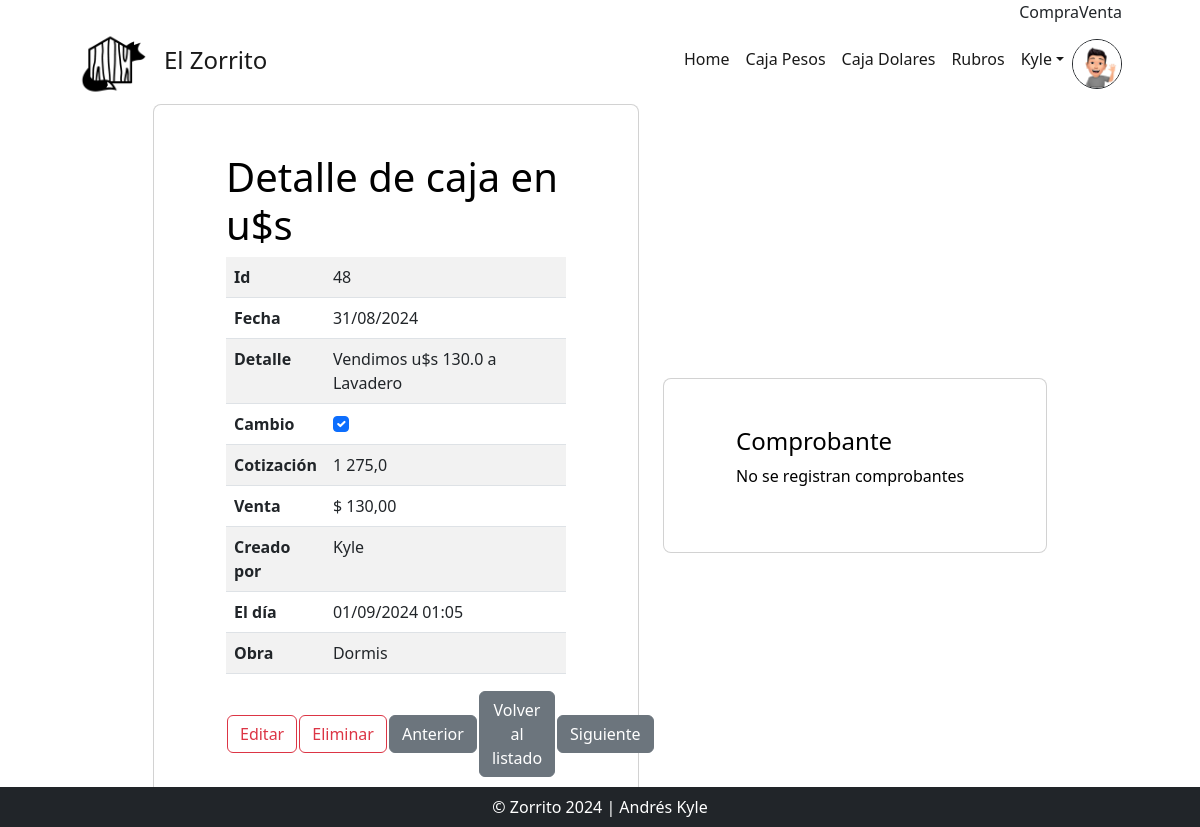
The page /dolares_detail/48/ (signed in) on the database its author committed.
### users/models.py (models this page shows, shortened)
class Imagen(models.Model):
    user = models.OneToOneField(User, on_delete=models.CASCADE, null=True)
    imagen = models.ImageField(upload_to='avatares', null=True, blank = True)

### AppZorro/models.py (models this page shows)
class CajaDolares(models.Model):
    fecha = models.DateField(default=date.today)
    detalle = models.CharField(max_length=60)
    es_cambio = models.BooleanField(default=True)
    ingreso = models.FloatField(default=0)
    egreso = models.FloatField(default=0)
    cotiza = models.FloatField(default=DolarBlue.compra())
    obra = models.ForeignKey(Obra, null=True, on_delete=models.RESTRICT)
    autor = models.ForeignKey(settings.AUTH_USER_MODEL, on_delete=models.RESTRICT, null=True, blank=True, editable=False)
    action_time = models.DateTimeField(auto_now=True, editable=False)
    conecta = models.OneToOneField(CajaPesos, null=True, blank=True, on_delete=models.CASCADE)

class Obra(models.Model):
    fecha_inicio = models.DateField(default=date.today)
    nombre = models.CharField(max_length=30)
    m2_cubiertos = models.FloatField(default=0.00)
    m2_semicubiertos = models.FloatField(default=0.00)
    m2_total = models.FloatField(default=0.00, editable=False)
    dias_estimados = models.IntegerField(default=30)
    dias_final = models.IntegerField(default=0)
    presupuesto_inicial = models.FloatField()
    costo_final = models.FloatField()
    ganancia = models.FloatField()
    def __str__(self) -> str:
        return self.nombre

### AppZorro/views.py (the view)
# urls.py: path("dolares_detail/<int:pk>/", views.DolaresDetailView.as_view(), name="DetalleDolar"),
class DolaresDetailView(LoginRequiredMixin, DetailView):
    model = CajaDolares
    def get(self, request, *args, **kwargs):
        self.object = self.get_object()
        context = self.get_context_data(object=self.object)
        id_actual = self.object.id
        objetos_ordenados = list(CajaDolares.objects.order_by('id'))
        min = objetos_ordenados[0]
        max = objetos_ordenados[-1]
        min = min.id
        max = max.id
        if self.object.id == min:
            previo = min
        else:
            previo = objetos_ordenados[objetos_ordenados.index(self.object)-1]
            previo = previo.id
        if self.object.id == max:
            siguiente = max
        else:
            siguiente = CajaDolares.objects.filter(id__gt=id_actual).order_by('id').first()
            siguiente = siguiente.id
        context['siguiente'] = siguiente
        context['previo'] = previo
        return self.render_to_response(context)

### AppZorro/templates/AppZorro/CajaDolares_detail.html (shortened to what this page needs)
{% extends 'AppZorro/base.html' %}
{% load static %}
{% block main %}
<div id="todo" class="row d-flex justify-content-center align-items-center">
  <div class="col-xl-5">
      <div class="card rounded-3 text-black">
          <div class="card-body p-md-5 mx-md-4">
              <h3 class="display-6">Detalle de caja en u$s</h3>
                  <table class="table table-striped ">
                        <tr>
                          <th width="20%">Id</th>
                          <td>{{ object.id }}</td>
                        </tr>
                        <tr>
                          <th width="20%">Fecha</th>
                          <td>{{ object.fecha|date:"d/m/Y" }}</td>
                        </tr>
                        <tr>
                          <th width="20%">Detalle</th>
                          <td>{{ object.detalle }}</td>
                        </tr>
                        <tr>
                          <th width="20%">Cambio</th>
                          {% if object.es_cambio == True %}
                          <td><input class="form-check-input" type="checkbox" value="" id="defaultCheck1" checked></td>
                          {% else %}
                          <td><input class="form-check-input" type="checkbox" value="" id="defaultCheck1" disabled></td>
                          {% endif %}
                        </tr>
                        {% if object.es_cambio == True %}
                        <tr>
                          <th width="20%">Cotización</th>
                          <td>{{ object.cotiza }}</td>
                        </tr>
                        {% endif %}
                        <tr>
                          {% if object.egreso > 0 %}
                          <th width="20%">Venta</th>
                          <td>$ {{ object.egreso|floatformat:"2g" }}</td>
                          {% endif %}
                        </tr>
                        <tr>
                          <th width="20%">Creado por</th>
                          <td>{{ object.autor }}</td>
                        </tr>
                        <tr>
                          <th width="20%">El día</th>
                          <td>{{ object.action_time|date:'d/m/Y H:i' }}</td>
                        </tr>
                        <tr>
                          <th width="20%">Obra</th>
                          <td>{{ object.obra }}</td>
                        </tr>
                  </table>
                  <table>
                      <tr>
                        <td><a type="button" class="btn btn-outline-danger" href="{% url 'EditarDolares' object.id %}">Editar</a></td>
                        <td><a type="button" class="btn btn-outline-danger" href="{% url 'DolaresDelete' object.id %}">Eliminar</a></td>
                        <td><a type="button" class="btn btn-secondary btn-me" href="{% url 'DetalleDolar' previo %}">Anterior</a></td>
                        <td><a type="button"  class="btn btn-secondary btn-me" href="{% url 'Dolares' %}">Volver al listado</a></td>
                        <td><a type="button" class="btn btn-secondary btn-me" href="{% url 'DetalleDolar' siguiente %}">Siguiente</a></td>
                      </tr>
                  </table>
              </div>
          </div>
      </div>
      <div class="col-xl-4">
          <div class="card rounded-3 text-black">
              <div class="card-body p-md-5 mx-md-4">
                  <h4 >Comprobante</h4>
                  {% if object.comprobante %}
                      <img src="{{object.comprobante.url}}" alt="" class="img-fluid">
                  {% else %}
                      <p>No se registran comprobantes</p>
                  {% endif %}
              </div>
          </div>
      </div>
  </div>
{% endblock main %}

### AppZorro/templates/AppZorro/base.html (shortened to what this page needs)
<!DOCTYPE html>
{% load static %}
<html lang="es">
    <head>
        <link href="https://cdn.jsdelivr.net/npm/bootstrap-icons@1.4.1/font/bootstrap-icons.css" rel="stylesheet" />
        <link href="{% static 'AppZorro/css/styles.css' %}" rel="stylesheet" />
    </head>
    <body class="h-100 bg-white ">
        <nav class="navbar navbar-expand-md p-0 navbar-success">
            <div class="container px-lg-5">
                <div class="collapse navbar-collapse" id="navbarSupportedContent">
                    <ul class="navbar-nav ms-auto mb-0 mb-lg-0">
                        <li class="nav-item">Compra {{dolar_compra}} </li>
                        <li class="nav-item">Venta {{dolar_venta}}</li>
                    </ul>
                </div>
            </div>
        </nav>
        <nav class="navbar navbar-expand-xl p-0 navbar-light navbar-gradient">
            <div class="container px-lg-5">
                <th><a class="navbar-brand" href="{% url 'Inicio' %}"><img src="{% static 'AppZorro/assets/img/logo.png' %}" alt="" height="70px"></a></th><a class="navbar-brand" href="{% url 'Inicio' %}"><h4 class="">El Zorrito</h4></a>
                <div class="collapse navbar-collapse" id="navbarSupportedContent">
                    <ul class="navbar-nav ms-auto mb-2 mb-lg-0">
                        <li class="nav-item"><a class="nav-link active" aria-current="page" href="{% url 'Inicio' %}">Home</a></li>
                        <li class="nav-item"><a class="nav-link active" aria-current="page" href="{% url 'Movimientos' %}">Caja Pesos</a></li>
                        <li class="nav-item"><a class="nav-link active" aria-current="page" href="{% url 'Dolares' %}">Caja Dolares</a></li>
                        <li class="nav-item"><a class="nav-link active" aria-current="page" href="{% url 'Rubros' %}">Rubros</a></li>
                        {% if request.user.is_authenticated %}
                            <li class="nav-item dropdown">
                            <a class="nav-link active dropdown-toggle" href="#" id="navbarDropdownMenuLink" data-bs-toggle="dropdown" aria-haspopup="true" aria-expanded="false">{{ request.user.username }}</a>
                            </li>
                            <img src="{{request.user.imagen.imagen.url}}" alt="" class="rounded-circle border border-dark" height="50px">
                        {% else %}
                        <li class="nav-item"><a class="nav-link active" href="{% url 'Login' %}">Acceder</a></li>
                        {% endif %}
                    </ul>
                </div>
            </div>
        </nav>
        {% block main %}
        {% endblock main %}
        <div class="fixed-bottom">
            <footer class="py-1 bg-dark">
                <div class="container"><p class="m-1 text-center text-white">&copy; Zorrito 2024 | Andrés Kyle</p></div>
            </footer>
        </div>
    </body>
</html>

### rows shown on the page
CajaDolares: id "48", fecha "31/08/2024", detalle "Vendimos u$s 130.0 a Lavadero", cotiza "1 275,0", egreso "130,00", autor "Kyle", action_time "01/09/2024 01:05", obra "Dormis"

### other values the page prints
{{ request.user.username }} "Kyle"
